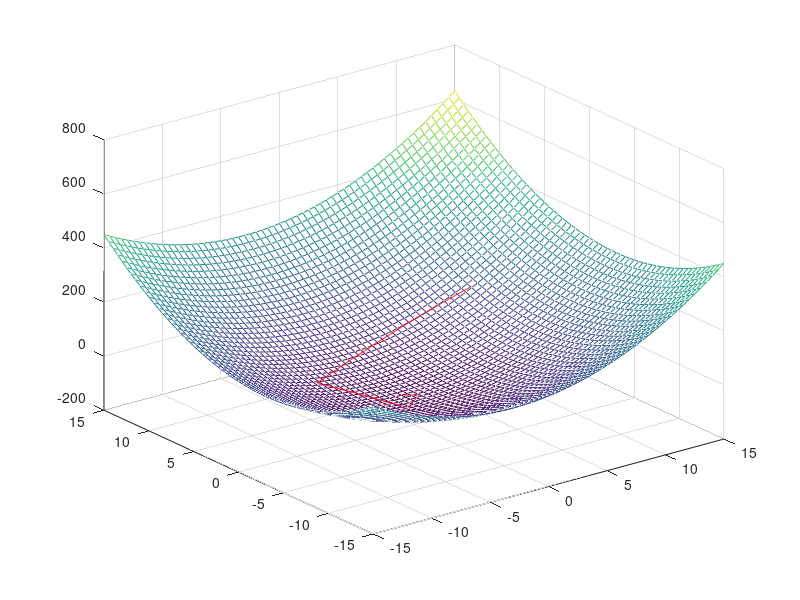

Source code (MATLAB):
x_begin = [5, 0, 0, 0, 0, 0];
y_begin = [-5, 0, 0, 0, 0, 0];
z_begin = [200, 0, 0, 0, 0, 0];
vx_begin = [1, 0, 0, 0, 0, 0];
vy_begin = [3, 0, 0, 0, 0, 0];
vz_begin = [0, 0, 0, 0, 0, 0];
g=10;
k = 1;
m = 1;
t_vec = [0, 0, 0, 0, 0];
Ek = [0,0,0,0,0];
Ep = [0,0,0,0,0];
Et = [0,0,0,0,0];

% f(x,y) = x^2 + y^2 + 6*x + 6*y

%{
syms x0 y0 z0 vx0 vy0 vz0 g t;
eqn = z0 + vz0*t - (1/2)*g*t^2 == (x0 + vx0*t)^2 + (y0 + vy0*t)^2 + 6*(x0 + vx0*t) + 6*(y0 + vy0*t);
S = solve(eqn, t);
%}

for i = 1:5
    x0 = x_begin(i);
    y0 = y_begin(i);
    z0 = z_begin(i);
    vx0 = vx_begin(i);
    vy0 = vy_begin(i);
    vz0 = vz_begin(i);
    %{
    t1 =  (vz0 - 2*vx0*x0 - 2*vy0*y0 + (- 4*vx0^2*y0^2 + 4*z0*vx0^2 + 8*vx0*vy0*x0*y0 - 4*vx0*vz0*x0 - 4*vy0^2*x0^2 + 4*z0*vy0^2 - 4*vy0*vz0*y0 + vz0^2 - 2*g*x0^2 - 2*g*y0^2 + 2*g*z0)^(1/2))/(2*vx0^2 + 2*vy0^2 + g);
    t2 = -(2*vx0*x0 - vz0 + 2*vy0*y0 + (- 4*vx0^2*y0^2 + 4*z0*vx0^2 + 8*vx0*vy0*x0*y0 - 4*vx0*vz0*x0 - 4*vy0^2*x0^2 + 4*z0*vy0^2 - 4*vy0*vz0*y0 + vz0^2 - 2*g*x0^2 - 2*g*y0^2 + 2*g*z0)^(1/2))/(2*vx0^2 + 2*vy0^2 + g);
    %}
    
    % rozwiązania analitycznie
%     t1 = -(6*vx0 + 6*vy0 - vz0 + (2*g*z0 - 4*vx0^2*y0^2 - 12*g*x0 - 12*g*y0 - 4*vy0^2*x0^2 + 72*vx0*vy0 - 12*vx0*vz0 - 12*vy0*vz0 - 2*g*x0^2 - 2*g*y0^2 - 24*vy0^2*x0 - 24*vx0^2*y0 + 4*vx0^2*z0 + 4*vy0^2*z0 + 36*vx0^2 + 36*vy0^2 + vz0^2 + 24*vx0*vy0*x0 - 4*vx0*vz0*x0 + 24*vx0*vy0*y0 - 4*vy0*vz0*y0 + 8*vx0*vy0*x0*y0)^(1/2) + 2*vx0*x0 + 2*vy0*y0)/(2*vx0^2 + 2*vy0^2 + g)
%     t2 = -(6*vx0 + 6*vy0 - vz0 - (2*g*z0 - 4*vx0^2*y0^2 - 12*g*x0 - 12*g*y0 - 4*vy0^2*x0^2 + 72*vx0*vy0 - 12*vx0*vz0 - 12*vy0*vz0 - 2*g*x0^2 - 2*g*y0^2 - 24*vy0^2*x0 - 24*vx0^2*y0 + 4*vx0^2*z0 + 4*vy0^2*z0 + 36*vx0^2 + 36*vy0^2 + vz0^2 + 24*vx0*vy0*x0 - 4*vx0*vz0*x0 + 24*vx0*vy0*y0 - 4*vy0*vz0*y0 + 8*vx0*vy0*x0*y0)^(1/2) + 2*vx0*x0 + 2*vy0*y0)/(2*vx0^2 + 2*vy0^2 + g)
    
    
    % rozwiązanie własne
    % f: (vx0^2+vy0^2+g/2)*t^2 + (2*x0*vx0+2*y0*vy0+6*vx0+6*vy0-vz0)*t + (x0^2+y0^2+6*x0+6*y0-z0)
    t0 = 0;
    iterator = 0.1;
    while t0 <= 1e-10
        fun = @(t)(vx0^2+vy0^2+g/2)*t^2 + (2*x0*vx0+2*y0*vy0+6*vx0+6*vy0-vz0)*t + (x0^2+y0^2+6*x0+6*y0-z0); % function
        t0 = fzero(fun, iterator); % initial point
        iterator = iterator + 0.1
    end
    
%     t= [];
%     if isreal(t1)
%         t(length(t)+1) = t1;
%     end
%     if isreal(t2)
%         t(length(t)+1) = t2;
%     end
%     
%     if isempty(t)
%         exit
%     end
% 
%     if i == 1
%         t = min(t(t>=0));
%         
%     else
%         t = max(t);
%     end
%     t_vec(i) = t;


    t_vec(i) = t0;

    x_begin(i + 1) = x_begin(i) + vx_begin(i) * t_vec(i);
    y_begin(i + 1) = y_begin(i) + vy_begin(i) * t_vec(i);
    z_begin(i + 1) = z_begin(i) + vz_begin(i) * t_vec(i) - (1/2)*g*t_vec(i)^2;

    %N = [-2*x_begin(i + 1), -2*y_begin(i + 1), 1];
    x_1 = x_begin(i + 1)-0.01;
    x_2 = x_begin(i + 1)+0.01;
    y_1 = y_begin(i + 1)-0.01;
    y_2 = y_begin(i + 1)+0.01;
    f_prim_po_x = ((x_2^2 + y_begin(i + 1)^2 + 6*x_2 + 6*y_begin(i + 1)) - (x_1^2 + y_begin(i + 1)^2 + 6*x_1 + 6*y_begin(i + 1)))/(x_2-x_1);
    f_prim_po_y = ((x_begin(i + 1)^2 + y_2^2 + 6*x_begin(i + 1) + 6*y_2) - (x_begin(i + 1)^2 + y_1^2 + 6*x_begin(i + 1) + 6*y_1))/(y_2-y_1);
    N = [ -f_prim_po_x, -f_prim_po_y, 1];
    n = N/norm(N);
    v_before = [vx_begin(i), vy_begin(i), vz_begin(i) - g*t_vec(i)];
    v_before_length = sqrt(v_before(1)^2 + v_before(2)^2 + v_before(3)^2);
    v_after = (v_before - 2 * dot(v_before, n) * n)*sqrt(k);
    vx_begin(i + 1) = v_after(1);
    vy_begin(i + 1) = v_after(2);
    vz_begin(i + 1) = v_after(3);
    
    Ek(i) = m * v_before_length^2 / 2;
    Ep(i) = m * g * z_begin(i + 1);
    Et(i) = Ek(i) + Ep(i);
end

x_vec = [];
y_vec = [];
z_vec = [];
for i = 1:5
   for t_iter = 0:0.01:t_vec(i)
       x_vec(length(x_vec)+1) = x_begin(i)+vx_begin(i)*t_iter;
       y_vec(length(y_vec)+1) = y_begin(i)+vy_begin(i)*t_iter;
       z_vec(length(z_vec)+1) = z_begin(i)+vz_begin(i)*t_iter-g*t_iter^2/2;
   end
end

x_plot = -15:0.5:15;
y_plot = x_plot;
[X,Y] = meshgrid(x_plot);
A = X.^2 + Y.^2;
B = 6*X;
C = 6*Y;
F = A + B + C;
mesh(X,Y,F);
hold on
plot3(x_vec, y_vec, z_vec, 'r');
hold off